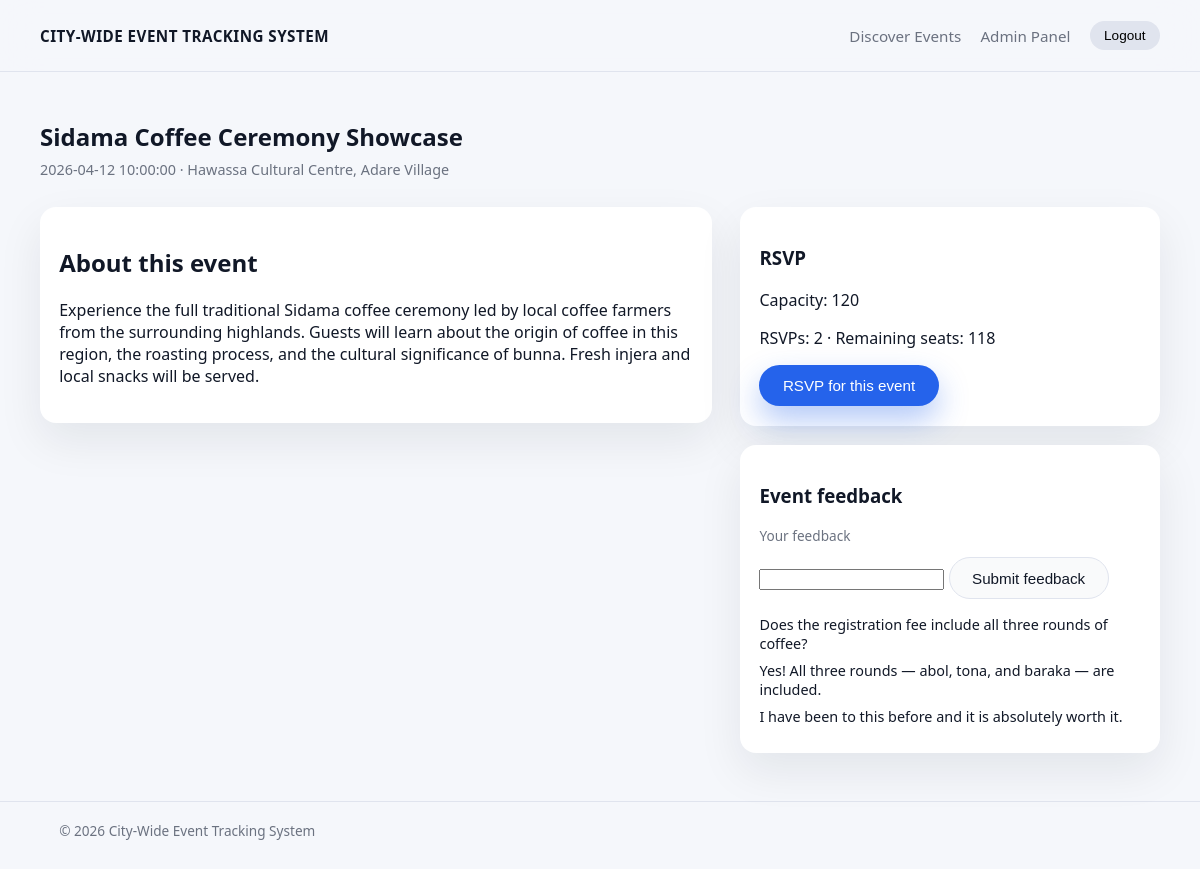
/index.php?page=event_detail&id=2 (signed in), run on the app's committed database.
### tables this page shows
CREATE TABLE events (
    id INT UNSIGNED AUTO_INCREMENT PRIMARY KEY,
    organizer_id INT UNSIGNED NOT NULL,
    title VARCHAR(150) NOT NULL,
    description TEXT NOT NULL,
    image_path VARCHAR(255) NULL,
    location VARCHAR(150) NOT NULL,
    event_date DATETIME NOT NULL,
    capacity INT UNSIGNED NOT NULL,
    is_verified TINYINT(1) NOT NULL DEFAULT 0,
    edited_at DATETIME NULL,
    edited_by INT UNSIGNED NULL,
    edit_reason VARCHAR(500) NULL,
    created_at DATETIME NOT NULL DEFAULT CURRENT_TIMESTAMP,
    CONSTRAINT fk_events_organizer FOREIGN KEY (organizer_id) REFERENCES users(id)
        ON DELETE CASCADE,
    CONSTRAINT fk_events_edited_by FOREIGN KEY (edited_by) REFERENCES users(id)
        ON DELETE SET NULL
);

CREATE TABLE comments (
    id INT UNSIGNED AUTO_INCREMENT PRIMARY KEY,
    event_id INT UNSIGNED NOT NULL,
    user_id INT UNSIGNED NOT NULL,
    body TEXT NOT NULL,
    parent_comment_id INT UNSIGNED NULL,
    created_at DATETIME NOT NULL DEFAULT CURRENT_TIMESTAMP,
    CONSTRAINT fk_comments_event FOREIGN KEY (event_id) REFERENCES events(id)
        ON DELETE CASCADE,
    CONSTRAINT fk_comments_user FOREIGN KEY (user_id) REFERENCES users(id)
        ON DELETE CASCADE,
    CONSTRAINT fk_comments_parent FOREIGN KEY (parent_comment_id) REFERENCES comments(id)
        ON DELETE CASCADE
);

### public/index.php (called while the page is built, shortened)
<?php
require __DIR__ . '/../includes/session.php';
require __DIR__ . '/../includes/helpers.php';
require __DIR__ . '/../config/routes.php';
$page = $_GET['page'] ?? 'event_feed';
$viewFile = $routes[$page] ?? null;
require __DIR__ . '/../views/layout/header.php';
require $viewFile;
require __DIR__ . '/../views/layout/footer.php';

### models/EventModel.php (called while the page is built, shortened)
<?php
function event_get_by_id(int $id): ?array
{
    $pdo = get_pdo();
    $stmt = $pdo->prepare('SELECT * FROM events WHERE id = ? LIMIT 1');
    $stmt->execute([$id]);
    $event = $stmt->fetch();
    return $event !== false ? $event : null;
}

### includes/helpers.php (called while the page is built, shortened)
<?php
function e(?string $value): string
{
    return htmlspecialchars($value ?? '', ENT_QUOTES, 'UTF-8');
}
function has_datetime_passed(string $dateTime): bool
{
    try {
        $eventTime = new DateTimeImmutable($dateTime);
        $now = new DateTimeImmutable('now');
        return $eventTime <= $now;
    } catch (Throwable) {
        return false;
    }
}

### models/RsvpModel.php (called while the page is built, shortened)
<?php
function rsvp_count_for_event(int $eventId): int
{
    $pdo = get_pdo();
    $stmt = $pdo->prepare('SELECT COUNT(*) AS c FROM rsvps WHERE event_id = ?');
    $stmt->execute([$eventId]);
    $row = $stmt->fetch();
    return $row ? (int) $row['c'] : 0;
}
function rsvp_remaining_seats(int $eventId, int $capacity): int
{
    $current = rsvp_count_for_event($eventId);
    $remaining = $capacity - $current;
    return $remaining > 0 ? $remaining : 0;
}

### includes/session.php (called while the page is built, shortened)
<?php
function current_user_id(): ?int
{
    return isset($_SESSION['user_id']) ? (int) $_SESSION['user_id'] : null;
}
function current_user_role(): ?string
{
    return $_SESSION['user_role'] ?? null;
}

### includes/policy.php (called while the page is built, shortened)
<?php
require_once __DIR__ . '/session.php';
function policy_effective_role(?string $userRole = null): ?string
{
    return current_user_role();
}
function policy_is_admin(?string $userRole = null): bool
{
    return policy_effective_role($userRole) === 'admin';
}

### models/CommentModel.php (called while the page is built, shortened)
<?php
function comment_get_by_event(int $eventId): array
{
    $pdo = get_pdo();
    $stmt = $pdo->prepare(
        'SELECT *
         FROM comments
         WHERE event_id = :event_id
         ORDER BY created_at ASC'
    );
    $stmt->execute([':event_id' => $eventId]);
    return $stmt->fetchAll();
}

### views/pages/event_detail.php (the view, shortened to what this page needs)
<?php
require_once __DIR__ . '/../../includes/helpers.php';
require_once __DIR__ . '/../../includes/session.php';
require_once __DIR__ . '/../../includes/policy.php';
require_once __DIR__ . '/../../models/EventModel.php';
require_once __DIR__ . '/../../models/RsvpModel.php';
require_once __DIR__ . '/../../models/CommentModel.php';
$eventId = isset($_GET['id']) ? (int) $_GET['id'] : 0;
$event   = $eventId > 0 ? event_get_by_id($eventId) : null;
    ?>
    <?php
$userId           = current_user_id() ?? 0;
$isAdmin          = policy_is_admin();
$isOrganizerOwner = policy_is_event_owner($userId, $event);
$eventHasEnded    = has_datetime_passed((string) ($event['event_date'] ?? ''));
    ?>
    <?php
$remainingSeats = rsvp_remaining_seats((int) $event['id'], (int) $event['capacity']);
$rsvpCount      = rsvp_count_for_event((int) $event['id']);
$comments       = comment_get_by_event((int) $event['id']);
?>
<section class="event-detail">
    <header class="event-detail-header">
        <h1><?= e($event['title']) ?></h1>
        <p class="event-meta">
            <?= e($event['event_date']) ?> &middot;
            <?= e($event['location']) ?>
        </p>
    </header>
    <div class="event-detail-body">
        <article class="event-description">
            <h2>About this event</h2>
            <p><?= nl2br(e($event['description'])) ?></p>
        </article>
        <aside class="event-sidebar">
            <div class="rsvp-box">
                <h3>RSVP</h3>
                <p>Capacity: <?= (int) $event['capacity'] ?></p>
                <p>RSVPs: <?= (int) $rsvpCount ?> &middot; Remaining seats: <?= (int) $remainingSeats ?></p>
                <?php if (current_user_id() === null): ?>
                    <a class="button primary"
                       href="<?= e(url_for('login', ['redirect' => $_SERVER['REQUEST_URI'] ?? null])) ?>">
                        Login to RSVP
                    </a>
                <?php else: ?>
                    <form action="<?= e(BASE_URL . 'actions/events/rsvp.php') ?>" method="post">
                        <button type="submit" class="button primary">RSVP for this event</button>
                    </form>
                <?php endif; ?>
            </div>
            <div class="comments-box">
                <h3>Event feedback</h3>
                <?php if (current_user_id() === null): ?>
                    <p><a href="<?= e(url_for('login', ['redirect' => $_SERVER['REQUEST_URI'] ?? null])) ?>">Login</a> to leave feedback.</p>
                <?php else: ?>
                    <?php if (!$eventHasEnded && !$isAdmin && !$isOrganizerOwner): ?>
                        <p>You can submit your feedback only after the event ends.</p>
                    <?php else: ?>
                        <form action="<?= e(BASE_URL . 'actions/events/comment.php') ?>" method="post" style="margin-bottom: 1rem;">
                            <label>
                                <span style="display:block;font-size:0.85rem;color:#6b7280;margin-bottom:0.25rem;">Your feedback</span>
                                <input type="text" name="body" maxlength="1000" required>
                            </label>
                            <button type="submit" class="button subtle" style="margin-top:0.5rem;">Submit feedback</button>
                        </form>
                    <?php endif; ?>
                <?php endif; ?>
                <?php if (empty($comments)): ?>
                    <p>No feedback yet.</p>
                <?php else: ?>
                    <ul style="list-style:none;padding:0;margin:0;">
                        <?php foreach ($comments as $comment): ?>
                            <li style="margin-bottom:0.5rem;font-size:0.9rem;"><?= e($comment['body']) ?></li>
                        <?php endforeach; ?>
                    </ul>
                <?php endif; ?>
            </div>
        </aside>
    </div>
</section>

### public/assets/css/style.css (style rules this page uses)
:root { --color-bg: #f5f7fb; --color-surface: #ffffff; --color-border-subtle: #e0e4ee; --color-text-main: #111827; --color-text-muted: #6b7280; --color-primary: #2563eb; --color-primary-soft: #dbeafe; --color-danger: #b91c1c; --color-success: #15803d; --radius-lg: 16px; --radius-md: 10px; --radius-pill: 999px; --shadow-soft: 0 18px 45px rgba(15, 23, 42, 0.08); --space-xs: 0.4rem; --space-sm: 0.7rem; --space-md: 1.2rem; --space-lg: 1.8rem; --space-xl: 3rem; --font-sans: system-ui, -apple-system, BlinkMacSystemFont, "Segoe UI", sans-serif; }
*, *::before, *::after { box-sizing: border-box; }
html, body { margin: 0; padding: 0; }
body { font-family: var(--font-sans); background: var(--color-bg); color: var(--color-text-main); -webkit-font-smoothing: antialiased; }
.button { display: inline-flex; align-items: center; justify-content: center; padding: 0.7rem 1.4rem; border-radius: var(--radius-pill); border: 1px solid transparent; font-size: 0.95rem; cursor: pointer; background: var(--color-surface); color: var(--color-text-main); transition: background 0.15s ease, transform 0.1s ease, box-shadow 0.15s ease; }
.button.primary { background: var(--color-primary); color: #fff; box-shadow: 0 14px 30px rgba(37, 99, 235, 0.35); }
.button.subtle { border-color: var(--color-border-subtle); background: #f9fafb; }
.event-meta { margin: 0 0 var(--space-md); font-size: 0.9rem; color: var(--color-text-muted); }
.event-detail { display: flex; flex-direction: column; gap: var(--space-lg); }
.event-detail-header h1 { margin: 0 0 var(--space-xs); }
.event-detail-header .event-meta { margin-bottom: 0; }
.event-detail-body { display: grid; grid-template-columns: 1.6fr 1fr; gap: var(--space-lg); align-items: flex-start; }
.event-description { background: var(--color-surface); border-radius: var(--radius-lg); padding: var(--space-md); box-shadow: var(--shadow-soft); }
.event-sidebar { display: flex; flex-direction: column; gap: var(--space-md); }
.rsvp-box, .comments-box { background: var(--color-surface); border-radius: var(--radius-lg); padding: var(--space-md); box-shadow: var(--shadow-soft); }

### data on the page
events: title "Sidama Coffee Ceremony Showcase", event_date "2026-04-12 10:00:00", location "Hawassa Cultural Centre, Adare Village", description "Experience the full traditional Sidama coffee ceremony led by local coffee farmers from the surrounding highlands. Guests will learn about the origin of coffee in this region, the roasting process, and the cultural significance of bunna. Fresh injera and local snacks will be served.", capacity "120", id "2"
comments: body "Does the registration fee include all three rounds of coffee?"
comments: body "Yes! All three rounds — abol, tona, and baraka — are included."
comments: body "I have been to this before and it is absolutely worth it."

### other printed values
APP_NAME "CITY-WIDE EVENT TRACKING SYSTEM"
$remainingSeats "118"
APP_NAME "City-Wide Event Tracking System"
